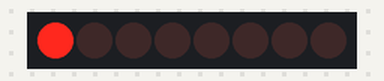
This sketch was run on a simulated Arduino Uno, built with avr-gcc and run on an emulated ATmega328P. Shown: 8 shift-register outputs drawn as a row of LEDs (first output left, lit = HIGH). Wiring (inferred from the names in the program): shift register (74HC595): data pin 8; shift clock pin 9. Wiring (inferred from the signals the program sends): row of LEDs: on Q0, Q1, Q2, Q3, Q4, Q5, Q6, Q7.

Above: at 0.06 s.
At 0.81 s:
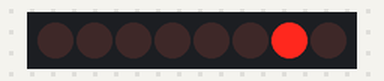
At 1.56 s:
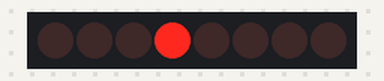
At 2.18 s:
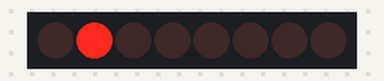
At 3.0 s:
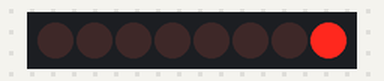
At 4.31 s:
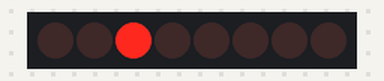
Timing chart, 0 to 4.6 s (numbered marks = the images above):
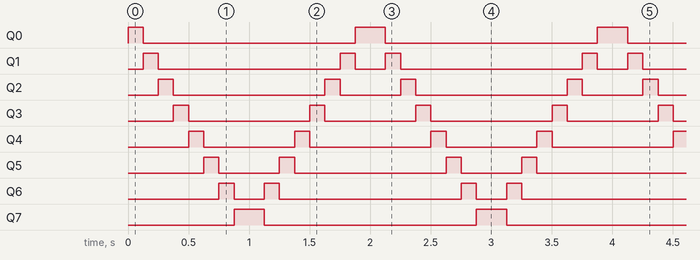

Measured:
- by itself, Q0: repeats every 2.0 s: LOW 1.8 s, HIGH 0.25 s
- by itself, Q1: repeats every 2.0 s: LOW 1.5 s, HIGH 0.13 s, LOW 0.25 s, HIGH 0.13 s
- by itself, Q2: repeats every 2.0 s: LOW 1.3 s, HIGH 0.13 s, LOW 0.50 s, HIGH 0.13 s
- by itself, Q3: repeats every 2.0 s: LOW 1.0 s, HIGH 0.13 s, LOW 0.75 s, HIGH 0.13 s
- by itself, Q4: repeats every 2.0 s: LOW 0.75 s, HIGH 0.13 s, LOW 1.0 s, HIGH 0.13 s
- by itself, Q5: repeats every 2.0 s: LOW 0.50 s, HIGH 0.13 s, LOW 1.3 s, HIGH 0.13 s
- by itself, Q6: repeats every 2.0 s: LOW 0.25 s, HIGH 0.13 s, LOW 1.5 s, HIGH 0.13 s
- by itself, Q7: alternates HIGH for 0.25 s and LOW for 1.8 s

The sketch:

_31_arduSerie_sketch_01.74HC164.ino.ino
```cpp
// (licence header left out)
const int clockPin = 9;
const int dataPin = 8;

void setup(){
  pinMode(clockPin, OUTPUT);
  pinMode(dataPin, OUTPUT);
}

void loop(){
  for(int i = 0; i<8; i++)
  {
    shiftOut(dataPin, clockPin, MSBFIRST, B00000001 << i);
    delay(125);//125*8 = 1 second
  }
  for (int i = 0; i<8; i++){
    shiftOut(dataPin, clockPin, MSBFIRST, B10000000 >> i);
    delay(125);//125*8 = 1 second
  }


}
```
